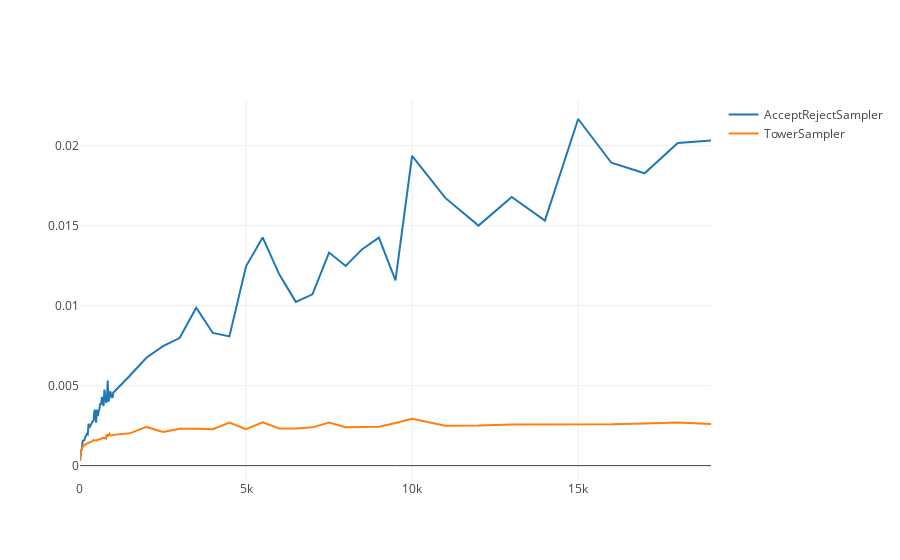

The notebook cell this image was saved under:
### Markdown cell above
### Accept/reject for Pareto distribution


If $R_i = U^{-\frac{1}{2}}$ where $U$ is a uniform random variable in [0, 1) is equivalent to say $r_i$ are drawn from the Pareto distribution:

$$
p(r) = \frac{2}{r^3}, r \in [1, \infty)
$$

This is a heavy tailed distribution with infinite variance. The maximum $max(r_i)$ scales as a power law, in this case we expect

$$
max(r_i) \sim N^{\frac{1}{2}}
$$

The sum will still scale (at first order) as N, thus we can repeat the derivation above (the generalization we made still holds), obtaining:

$$
\mathbb{E}[T] \sim N^{\frac{1}{2}} 
$$

Since we are dealing with an heavy tailed distribution, benchmarking a single pmf for each $N$ would lead to spikes in our measurement corresponding to events where the maximum is very big. We try to avoid this by averaging over 100 pmfs for each value of $N$.

### Code cell
def generate_pareto_pmf(size=5):
    r = 1. / np.sqrt(np.random.random(size))

    return r / np.sum(r)

# We use wider steps for n_items than the default since this is the slowest algorithm.
ns = np.concatenate((
        np.arange(1, 10, step=1),
        np.arange(10, 1000, step=25),
        np.arange(1000, 10000, step=500),
        np.arange(10000, 20000, step=1000),
    ))

# Average on 100 pmfs and reduce proportionally the sample size to avoid too heavy computation.
bm_pareto = SamplingBenchmark(generate_pareto_pmf, SAMPLERS, sample_size=SAMPLE_SIZE//100, num_pmfs=100, ns=ns)
results = bm_pareto.run()  # now wait for last year
bm_pareto.plot()
